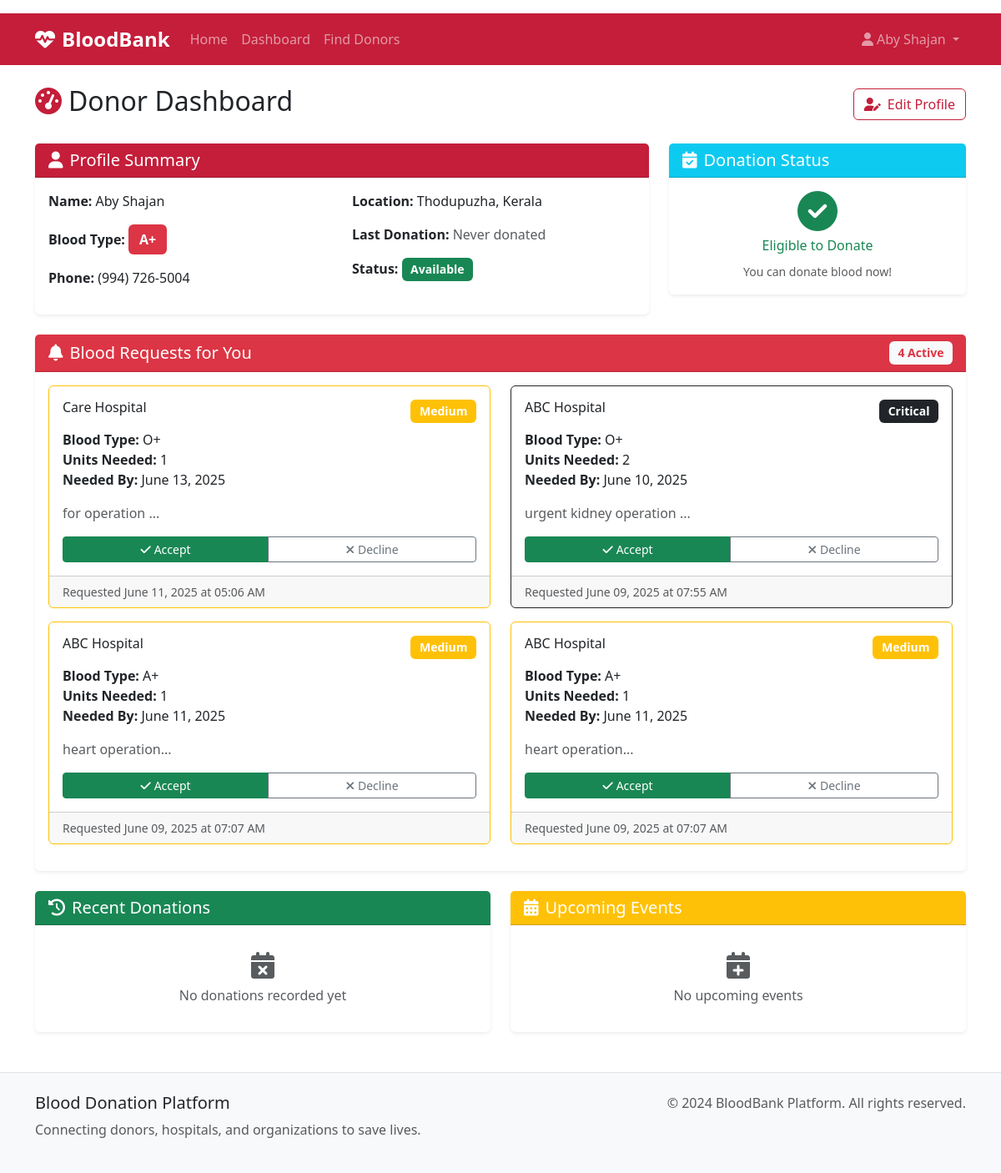
Screenshot of /donor/dashboard (signed in) with the database file from the repository.
### models.py (models this page shows)
class DonorProfile(db.Model):
    id = db.Column(db.Integer, primary_key=True)
    user_id = db.Column(db.Integer, db.ForeignKey('user.id'), nullable=False)
    full_name = db.Column(db.String(100), nullable=False)
    blood_type = db.Column(db.String(5), nullable=False)  # A+, A-, B+, B-, AB+, AB-, O+, O-
    phone = db.Column(db.String(20), nullable=False)
    address = db.Column(db.Text, nullable=False)
    city = db.Column(db.String(50), nullable=False)
    state = db.Column(db.String(50), nullable=False)
    zip_code = db.Column(db.String(10), nullable=False)
    date_of_birth = db.Column(db.Date, nullable=False)
    last_donation_date = db.Column(db.Date)
    medical_conditions = db.Column(db.Text)
    is_available = db.Column(db.Boolean, default=True)
    donations = db.relationship('Donation', backref='donor')

class BloodRequest(db.Model):
    id = db.Column(db.Integer, primary_key=True)
    hospital_id = db.Column(db.Integer, db.ForeignKey('hospital_profile.id'), nullable=False)
    blood_type = db.Column(db.String(5), nullable=False)
    units_needed = db.Column(db.Integer, nullable=False)
    urgency_level = db.Column(db.String(20), nullable=False)  # low, medium, high, critical
    description = db.Column(db.Text)
    status = db.Column(db.String(20), default='active')  # active, fulfilled, cancelled
    requested_at = db.Column(db.DateTime, default=datetime.utcnow)
    needed_by = db.Column(db.DateTime, nullable=False)
    responses = db.relationship('BloodRequestResponse', backref='request')

class HospitalProfile(db.Model):
    id = db.Column(db.Integer, primary_key=True)
    user_id = db.Column(db.Integer, db.ForeignKey('user.id'), nullable=False)
    hospital_name = db.Column(db.String(200), nullable=False)
    license_number = db.Column(db.String(50), nullable=False)
    contact_person = db.Column(db.String(100), nullable=False)
    phone = db.Column(db.String(20), nullable=False)
    address = db.Column(db.Text, nullable=False)
    city = db.Column(db.String(50), nullable=False)
    state = db.Column(db.String(50), nullable=False)
    zip_code = db.Column(db.String(10), nullable=False)
    blood_requests = db.relationship('BloodRequest', backref='hospital')

### routes.py (the view)
@app.route('/donor/dashboard')
@role_required(['donor'])
def donor_dashboard():
    user = get_current_user()
    profile = get_user_profile(user)
    recent_donations = []
    if profile:
        recent_donations = Donation.query.filter_by(donor_id=profile.id).order_by(Donation.donation_date.desc()).limit(5).all()
    blood_requests = []
    if profile:
        compatible_types = get_compatible_blood_types(profile.blood_type)
        blood_requests = BloodRequest.query.filter(
            BloodRequest.blood_type.in_(compatible_types),
            BloodRequest.status == 'active'
        ).order_by(BloodRequest.requested_at.desc()).limit(5).all()
    upcoming_events = DonationEvent.query.filter(
        DonationEvent.event_date >= date.today(),
        DonationEvent.status == 'upcoming'
    ).order_by(DonationEvent.event_date.asc()).limit(5).all()
    return render_template('donor/dashboard.html',
                         profile=profile,
                         recent_donations=recent_donations,
                         blood_requests=blood_requests,
                         upcoming_events=upcoming_events)

### utils.py (called while the page is built)
def role_required(roles):
    def decorator(f):
        @wraps(f)
        def decorated_function(*args, **kwargs):
            if 'user_id' not in session:
                flash('Please log in to access this page.', 'warning')
                return redirect(url_for('login'))
            user = User.query.get(session['user_id'])
            if not user or user.role not in roles:
                flash('You do not have permission to access this page.',
                      'error')
                return redirect(url_for('dashboard'))
            return f(*args, **kwargs)
        return decorated_function
    return decorator

def get_current_user():
    if 'user_id' in session:
        return User.query.get(session['user_id'])
    return None

def get_user_profile(user):
    if user.role == 'donor':
        return DonorProfile.query.filter_by(user_id=user.id).first()
    elif user.role == 'hospital':
        return HospitalProfile.query.filter_by(user_id=user.id).first()
    elif user.role == 'organization':
        return OrganizationProfile.query.filter_by(user_id=user.id).first()
    return None

def can_donate(donor_profile):
    if not donor_profile.last_donation_date:
        return True
    days_since_last_donation = (datetime.now().date() -
                                donor_profile.last_donation_date).days
    return days_since_last_donation >= 56

def get_compatible_blood_types(blood_type):
    compatibility = {
        'A+': ['A+', 'A-', 'O+', 'O-'],
        'A-': ['A-', 'O-'],
        'B+': ['B+', 'B-', 'O+', 'O-'],
        'B-': ['B-', 'O-'],
        'AB+': ['A+', 'A-', 'B+', 'B-', 'AB+', 'AB-', 'O+', 'O-'],
        'AB-': ['A-', 'B-', 'AB-', 'O-'],
        'O+': ['O+', 'O-'],
        'O-': ['O-']
    }
    return compatibility.get(blood_type, [])

def format_urgency_level(urgency):
    colors = {
        'low': 'success',
        'medium': 'warning',
        'high': 'danger',
        'critical': 'dark'
    }
    return colors.get(urgency, 'secondary')

### templates/donor/dashboard.html (shortened to what this page needs)
{% extends "base.html" %}
{% block content %}
<div class="d-flex justify-content-between align-items-center mb-4">
    <h2><i class="fas fa-tachometer-alt me-2 text-medical"></i>Donor Dashboard</h2>
    {% if profile %}
        <a href="{{ url_for('donor_profile') }}" class="btn btn-outline-medical">
            <i class="fas fa-user-edit me-2"></i>Edit Profile
        </a>
    {% endif %}
</div>
{% if not profile %}
    <div class="alert alert-warning" role="alert">
        <i class="fas fa-exclamation-triangle me-2"></i>
        <strong>Complete Your Profile</strong> - Please complete your donor profile to start receiving blood requests and notifications.
        <a href="{{ url_for('donor_profile') }}" class="btn btn-sm btn-warning ms-2">Complete Profile</a>
    </div>
{% else %}
    <div class="row mb-4">
        <div class="col-lg-8">
            <div class="card border-0 shadow-sm">
                <div class="card-header bg-medical text-white">
                    <h5 class="mb-0"><i class="fas fa-user me-2"></i>Profile Summary</h5>
                </div>
                <div class="card-body">
                    <div class="row">
                        <div class="col-md-6">
                            <p><strong>Name:</strong> {{ profile.full_name }}</p>
                            <p><strong>Blood Type:</strong>
                                <span class="badge bg-danger fs-6">{{ profile.blood_type }}</span>
                            </p>
                            <p><strong>Phone:</strong> {{ profile.phone }}</p>
                        </div>
                        <div class="col-md-6">
                            <p><strong>Location:</strong> {{ profile.city }}, {{ profile.state }}</p>
                            <p><strong>Last Donation:</strong>
                                {% if profile.last_donation_date %}
                                    {{ profile.last_donation_date.strftime('%B %d, %Y') }}
                                {% else %}
                                    <span class="text-muted">Never donated</span>
                                {% endif %}
                            </p>
                            <p><strong>Status:</strong>
                                {% if profile.is_available %}
                                    <span class="badge bg-success">Available</span>
                                {% else %}
                                    <span class="badge bg-secondary">Not Available</span>
                                {% endif %}
                            </p>
                        </div>
                    </div>
                </div>
            </div>
        </div>
        <div class="col-lg-4">
            <div class="card border-0 shadow-sm">
                <div class="card-header bg-info text-white">
                    <h5 class="mb-0"><i class="fas fa-calendar-check me-2"></i>Donation Status</h5>
                </div>
                <div class="card-body text-center">
                    {% set can_donate_now = can_donate(profile) %}
                    {% if can_donate_now %}
                        <div class="text-success mb-2">
                            <i class="fas fa-check-circle fa-3x"></i>
                        </div>
                        <h6 class="text-success">Eligible to Donate</h6>
                        <small class="text-muted">You can donate blood now!</small>
                    {% else %}
                        <div class="text-warning mb-2">
                            <i class="fas fa-clock fa-3x"></i>
                        </div>
                        <h6 class="text-warning">Wait Period</h6>
                        <small class="text-muted">Please wait 56 days between donations</small>
                    {% endif %}
                </div>
            </div>
        </div>
    </div>
    <div class="row mb-4">
        <div class="col-12">
            <div class="card border-0 shadow-sm">
                <div class="card-header bg-danger text-white d-flex justify-content-between align-items-center">
                    <h5 class="mb-0"><i class="fas fa-bell me-2"></i>Blood Requests for You</h5>
                    <span class="badge bg-light text-danger">{{ blood_requests|length }} Active</span>
                </div>
                <div class="card-body">
                    {% if blood_requests %}
                        <div class="row">
                            {% for request in blood_requests %}
                                <div class="col-md-6 mb-3">
                                    <div class="card border-{{ format_urgency_level(request.urgency_level) }}">
                                        <div class="card-body">
                                            <div class="d-flex justify-content-between align-items-start mb-2">
                                                <h6 class="card-title">{{ request.hospital.hospital_name }}</h6>
                                                <span class="badge bg-{{ format_urgency_level(request.urgency_level) }}">
                                                    {{ request.urgency_level.title() }}
                                                </span>
                                            </div>
                                            <p class="card-text">
                                                <strong>Blood Type:</strong> {{ request.blood_type }}<br>
                                                <strong>Units Needed:</strong> {{ request.units_needed }}<br>
                                                <strong>Needed By:</strong> {{ request.needed_by.strftime('%B %d, %Y') }}
                                            </p>
                                            <p class="card-text text-muted">{{ request.description[:100] }}...</p>
                                            <div class="btn-group w-100">
                                                <a href="{{ url_for('respond_to_request', request_id=request.id, action='accept') }}"
                                                   class="btn btn-success btn-sm">
                                                    <i class="fas fa-check me-1"></i>Accept
                                                </a>
                                                <a href="{{ url_for('respond_to_request', request_id=request.id, action='decline') }}"
                                                   class="btn btn-outline-secondary btn-sm">
                                                    <i class="fas fa-times me-1"></i>Decline
                                                </a>
                                            </div>
                                        </div>
                                        <div class="card-footer text-muted small">
                                            Requested {{ request.requested_at.strftime('%B %d, %Y at %I:%M %p') }}
                                        </div>
                                    </div>
                                </div>
                            {% endfor %}
                        </div>
                    {% else %}
                        <div class="text-center text-muted py-4">
                            <i class="fas fa-inbox fa-3x mb-3"></i>
                            <h6>No Active Blood Requests</h6>
                            <p>We'll notify you when hospitals need your blood type.</p>
                        </div>
                    {% endif %}
                </div>
            </div>
        </div>
    </div>
    <div class="row">
        <div class="col-lg-6">
            <div class="card border-0 shadow-sm">
                <div class="card-header bg-success text-white">
                    <h5 class="mb-0"><i class="fas fa-history me-2"></i>Recent Donations</h5>
                </div>
                <div class="card-body">
                    {% if recent_donations %}
                        {% for donation in recent_donations %}
                            <div class="d-flex justify-content-between align-items-center border-bottom py-2">
                                <div>
                                    <strong>{{ donation.donation_date.strftime('%B %d, %Y') }}</strong><br>
                                    <small class="text-muted">{{ donation.units_donated }} unit(s) - {{ donation.blood_type }}</small>
                                </div>
                                <span class="badge bg-success">Completed</span>
                            </div>
                        {% endfor %}
                    {% else %}
                        <div class="text-center text-muted py-3">
                            <i class="fas fa-calendar-times fa-2x mb-2"></i>
                            <p class="mb-0">No donations recorded yet</p>
                        </div>
                    {% endif %}
                </div>
            </div>
        </div>
        <div class="col-lg-6">
            <div class="card border-0 shadow-sm">
                <div class="card-header bg-warning text-white">
                    <h5 class="mb-0"><i class="fas fa-calendar-alt me-2"></i>Upcoming Events</h5>
                </div>
                <div class="card-body">
                    {% if upcoming_events %}
                        {% for event in upcoming_events %}
                            <div class="border-bottom py-2">
                                <h6 class="mb-1">{{ event.event_name }}</h6>
                                <small class="text-muted">
                                    <i class="fas fa-calendar me-1"></i>{{ event.event_date.strftime('%B %d, %Y') }}<br>
                                    <i class="fas fa-map-marker-alt me-1"></i>{{ event.location }}, {{ event.city }}
                                </small>
                            </div>
                        {% endfor %}
                    {% else %}
                        <div class="text-center text-muted py-3">
                            <i class="fas fa-calendar-plus fa-2x mb-2"></i>
                            <p class="mb-0">No upcoming events</p>
                        </div>
                    {% endif %}
                </div>
            </div>
        </div>
    </div>
{% endif %}
{% endblock %}

### static/css/styles.css (style rules this page uses)
:root { --medical-primary: #c41e3a; --medical-secondary: #8b0000; --medical-light: #f8f9fa; --medical-dark: #343a40; --medical-accent: #28a745; --medical-warning: #ffc107; --medical-info: #17a2b8; }
.bg-medical { background-color: var(--medical-primary) !important; }
.text-medical { color: var(--medical-primary) !important; }
.btn-outline-medical { border-color: var(--medical-primary); color: var(--medical-primary); }
.card { transition: transform 0.2s ease-in-out, box-shadow 0.2s ease-in-out; }
.btn-group .btn { position: relative; z-index: 1; }
.badge { font-size: 0.875em; padding: 0.5em 0.75em; }
.badge.fs-6 { font-size: 1rem !important; padding: 0.6em 0.8em; }

### rows the page displays
DonorProfile: full_name "Aby Shajan", blood_type "A+", phone "(994) 726-5004", city "Thodupuzha", state "Kerala"
BloodRequest: hospital.hospital_name "Care Hospital", urgency_level "Medium", blood_type "O+", units_needed "1", needed_by "June 13, 2025", description "for operation", requested_at "June 11, 2025 at 05:06 AM"
BloodRequest: hospital.hospital_name "ABC Hospital", urgency_level "Critical", blood_type "O+", units_needed "2", needed_by "June 10, 2025", description "urgent kidney operation", requested_at "June 09, 2025 at 07:55 AM"
BloodRequest: hospital.hospital_name "ABC Hospital", urgency_level "Medium", blood_type "A+", units_needed "1", needed_by "June 11, 2025", description "heart operation", requested_at "June 09, 2025 at 07:07 AM"
BloodRequest: hospital.hospital_name "ABC Hospital", urgency_level "Medium", blood_type "A+", units_needed "1", needed_by "June 11, 2025", description "heart operation", requested_at "June 09, 2025 at 07:07 AM"

### other values shown
{{ session.username }} "Aby Shajan"
{{ blood_requests|length }} "4"
